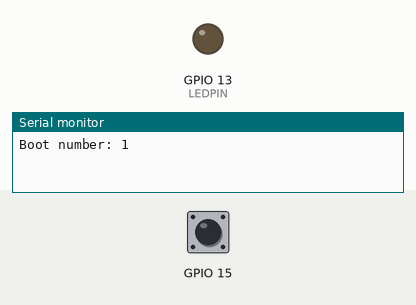
Simulated run of this sketch. Board: ESP32. Shown: output pins drawn as LEDs (lit = HIGH), the last lines printed to the serial monitor. The inputs (shaded band) are chosen by the test bench; at power-on: GPIO 15 HIGH. WiFi joins after 1.5 s; servers stay silent unless stated; I2S audio is not simulated (input reads silence); storage starts empty; no MQTT or app messages arrive unless stated. At 10.0 s the program puts the board to deep sleep or switches it off; the recording ends there.

Above: at 0.0 s.
At 2.1 s:
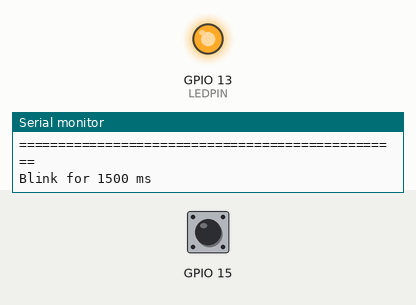
Timing chart, 0 to 7.0 s (numbered marks = the images above):
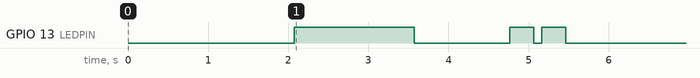

The sketch:

audio_processing.ino
```cpp
#include "wav_header.h"
#include <PubSubClient.h>
#include <WiFi.h>
#include <driver/i2s.h>
#include <SPIFFS.h>
#include "esp_eap_client.h"

#define I2S_WS 25
#define I2S_SD 32
#define I2S_SCK 33
#define I2S_PORT I2S_NUM_0
#define I2S_SAMPLE_RATE   16000
#define I2S_SAMPLE_BITS   16
#define I2S_READ_LEN      16 * 1024
#define RECORD_TIME       1 //Seconds
#define I2S_CHANNEL_NUM   1
#define FLASH_RECORD_SIZE (I2S_CHANNEL_NUM * I2S_SAMPLE_RATE * I2S_SAMPLE_BITS / 8 * RECORD_TIME)

#define uS_TO_S_FACTOR 1000000ULL /* Conversion factor for micro seconds to seconds */
#define TIME_TO_SLEEP  30

#define LEDPIN 13
#define SOUNDPIN GPIO_NUM_4 // for KY-038

RTC_DATA_ATTR int bootCount = 0;

const char* ssid = "JQ"; // Change this
const char* password = "sybellaaa"; // Change this

WiFiClient espClient;
PubSubClient client(espClient);

const char* mqtt_server = "172.20.10.8"; // Change this
const char* mqtt_topic = "voice/wav";

File file;
const char filename[] = "/recording.wav";

void print_wakeup_reason() {
  esp_sleep_wakeup_cause_t wakeup_reason;

  wakeup_reason = esp_sleep_get_wakeup_cause();

  switch (wakeup_reason) {
    case ESP_SLEEP_WAKEUP_EXT0:     Serial.println("Wakeup caused by external signal using RTC_IO"); break;
    case ESP_SLEEP_WAKEUP_EXT1:     Serial.println("Woken up by sound sensor"); break;
    case ESP_SLEEP_WAKEUP_TIMER:    Serial.println("Woken up by timer"); break;
    case ESP_SLEEP_WAKEUP_TOUCHPAD: Serial.println("Woken up by touch"); break;
    case ESP_SLEEP_WAKEUP_ULP:      Serial.println("Wakeup caused by ULP program"); break;
    default:                        Serial.printf("Wakeup was not caused by deep sleep: %d\n", wakeup_reason); break;
  }
}

void setup() {
  // put your setup code here, to run once:
  Serial.begin(115200);
  pinMode(LEDPIN, OUTPUT);

  ++bootCount;
  Serial.println("Boot number: " + String(bootCount));
  print_wakeup_reason();

  SPIFFSInit();
  i2sInit();
  i2s_adc();

  // Connect to wifi
  if (WiFi.status() != WL_CONNECTED) {
    setup_wifi();
  }

  // Connect to MQTT Server
  connect_mqtt();

  // Send recording to MQTT Server
  send_wav_to_mqtt();

  // Deep sleep
  Serial.println("Going to sleep now");

  // Wake up by time
  esp_sleep_enable_timer_wakeup(TIME_TO_SLEEP * uS_TO_S_FACTOR);
  Serial.println("Setup ESP32 to sleep for every " + String(TIME_TO_SLEEP) + " Seconds");

  // Wake up by touch
  touchAttachInterrupt(T3, touch_isr_handler, 50);
  esp_sleep_enable_touchpad_wakeup();

  // Wake up by sound
  pinMode(SOUNDPIN, INPUT);
  esp_sleep_enable_ext1_wakeup(1ULL << SOUNDPIN, ESP_EXT1_WAKEUP_ANY_HIGH);

  Serial.flush();
  esp_deep_sleep_start();
}

void loop() {
}

void setup_wifi() {
  WiFi.mode(WIFI_STA);

  Serial.println();
  Serial.print("Connecting to Wifi: ");
  Serial.println(ssid);

  int connectTries = 0;

  WiFi.begin(ssid, password);
  while (WiFi.status() != WL_CONNECTED) {
    connectTries++;
    delay(500);
    Serial.print(".");
    if (connectTries == 60) {
      Serial.println("Wifi connection failed, rebooting...");
      ESP.restart();
    }
  }

  Serial.println("");
  Serial.println("WiFi connected");
  Serial.println("IP address: ");
  Serial.println(WiFi.localIP());
}

void touch_isr_handler() {
  Serial.println("Touch");
}

void connect_mqtt() {
  Serial.print("Connecting to MQTT: ");
  Serial.println(mqtt_server);
  client.setServer(mqtt_server, 1883);
  while (client.connect(mqtt_server) == false) {
    delay(500);
    Serial.print(".");
  }
  Serial.println("");
  Serial.println("Connected to mqtt server");
}

void light(int time) {
  Serial.print("Blink for ");
  Serial.print(time);
  Serial.print(" ");
  Serial.println("ms");
  digitalWrite(LEDPIN, HIGH);  // turn the LED on (HIGH is the voltage level)
  delay(time);                      // wait for a second
  digitalWrite(LEDPIN, LOW);   // turn the LED off by making the voltage LOW
  delay(100);
}

void SPIFFSInit() {
  if(!SPIFFS.begin(true)) {
    Serial.println("SPIFFS initialisation failed!");
    while(1) yield();
  }

  SPIFFS.remove(filename);
  file = SPIFFS.open(filename, FILE_WRITE);
  if(!file){
    Serial.println("File is not available!");
  }

  byte header[headerSize];
  wavHeader(header, FLASH_RECORD_SIZE);

  file.write(header, headerSize);
  listSPIFFS();
}

void i2sInit() {
  i2s_config_t i2s_config = {
    .mode = (i2s_mode_t)(I2S_MODE_MASTER | I2S_MODE_RX),
    .sample_rate = I2S_SAMPLE_RATE,
    .bits_per_sample = i2s_bits_per_sample_t(I2S_SAMPLE_BITS),
    .channel_format = I2S_CHANNEL_FMT_ONLY_LEFT,
    .communication_format = i2s_comm_format_t(I2S_COMM_FORMAT_I2S | I2S_COMM_FORMAT_I2S_MSB),
    .intr_alloc_flags = 0,
    .dma_buf_count = 64,
    .dma_buf_len = 1024,
    .use_apll = 1
  };

  i2s_driver_install(I2S_PORT, &i2s_config, 0, NULL);

  const i2s_pin_config_t pin_config = {
    .bck_io_num = I2S_SCK,
    .ws_io_num = I2S_WS,
    .data_out_num = -1,
    .data_in_num = I2S_SD
  };

  i2s_set_pin(I2S_PORT, &pin_config);
}


void i2s_adc_data_scale(uint8_t * d_buff, uint8_t* s_buff, uint32_t len) {
    uint32_t j = 0;
    uint32_t dac_value = 0;
    for (int i = 0; i < len; i += 2) {
        dac_value = ((((uint16_t) (s_buff[i + 1] & 0xf) << 8) | ((s_buff[i + 0]))));
        d_buff[j++] = 0;
        d_buff[j++] = dac_value * 256 / 2048;
    }
}

void i2s_adc() {

    int i2s_read_len = I2S_READ_LEN;
    int flash_wr_size = 0;
    size_t bytes_read;

    char* i2s_read_buff = (char*) calloc(i2s_read_len, sizeof(char));
    uint8_t* flash_write_buff = (uint8_t*) calloc(i2s_read_len, sizeof(char));

    i2s_read(I2S_PORT, (void*) i2s_read_buff, i2s_read_len, &bytes_read, portMAX_DELAY);
    i2s_read(I2S_PORT, (void*) i2s_read_buff, i2s_read_len, &bytes_read, portMAX_DELAY);

    light(1500);
    Serial.println(" *** Recording Start *** ");
    while (flash_wr_size < FLASH_RECORD_SIZE) {
        //read data from I2S bus, in this case, from ADC.
        i2s_read(I2S_PORT, (void*) i2s_read_buff, i2s_read_len, &bytes_read, portMAX_DELAY);
        //save original data from I2S(ADC) into flash.
        i2s_adc_data_scale(flash_write_buff, (uint8_t*)i2s_read_buff, i2s_read_len);
        file.write((const byte*) flash_write_buff, i2s_read_len);
        flash_wr_size += i2s_read_len;
        printf("Sound recording %u%%\n", flash_wr_size * 100 / FLASH_RECORD_SIZE);
        printf("Never Used Stack Size: %u\n", uxTaskGetStackHighWaterMark(NULL));
    }
    light(300);
    light(300);
    file.close();
    free(i2s_read_buff);
    i2s_read_buff = NULL;
    free(flash_write_buff);
    flash_write_buff = NULL;

    listSPIFFS();
}

void listSPIFFS(void) {
  Serial.println(F("\r\nListing SPIFFS files:"));
  static const char line[] PROGMEM =  "=================================================";

  Serial.println(FPSTR(line));
  Serial.println(F("  File name                              Size"));
  Serial.println(FPSTR(line));

  fs::File root = SPIFFS.open("/");
  if (!root) {
    Serial.println(F("Failed to open directory"));
    return;
  }
  if (!root.isDirectory()) {
    Serial.println(F("Not a directory"));
    return;
  }

  fs::File file = root.openNextFile();
  while (file) {

    if (file.isDirectory()) {
      Serial.print("DIR : ");
      String fileName = file.name();
      Serial.print(fileName);
    } else {
      String fileName = file.name();
      Serial.print("  " + fileName);
      // File path can be 31 characters maximum in SPIFFS
      int spaces = 33 - fileName.length(); // Tabulate nicely
      if (spaces < 1) spaces = 1;
      while (spaces--) Serial.print(" ");
      String fileSize = (String) file.size();
      spaces = 10 - fileSize.length(); // Tabulate nicely
      if (spaces < 1) spaces = 1;
      while (spaces--) Serial.print(" ");
      Serial.println(fileSize + " bytes");
    }

    file = root.openNextFile();
  }

  Serial.println(FPSTR(line));
  Serial.println();
  delay(1000);
}

void send_wav_to_mqtt() {
  File file = SPIFFS.open(filename, "r");
  if (!file) {
    Serial.println("Failed to open file for reading");
    return;
  }

  size_t fileSize = file.size();
  Serial.println(fileSize);

  // Chunk size
  const size_t chunkSize = 64;
  size_t bytesRead;
  byte buffer[chunkSize];
  Serial.println("Sending chunks over");

  while ((bytesRead = file.read(buffer, chunkSize)) > 0) {
    if (client.connected()) {
      client.publish(mqtt_topic, (const uint8_t*)buffer, bytesRead);
      Serial.printf("Published %d bytes\n", bytesRead);
    }
  }

  file.close();
  Serial.println("File sent over to MQTT");

  if (esp_sleep_get_wakeup_cause() == ESP_SLEEP_WAKEUP_EXT1) {
    String message = "check crying";
    client.publish("voice/stop", message.c_str());
  } else if (esp_sleep_get_wakeup_cause() == ESP_SLEEP_WAKEUP_TOUCHPAD) {
    String message = "check voice command";
    client.publish("voice/stop", message.c_str());
  } else {
    String message = "check crying";
    client.publish("voice/stop", message.c_str());
  }

  listSPIFFS();
}
```

wav_header.h
```cpp
const int headerSize = 44;

void wavHeader(byte* header, int wavSize) {
  header[0] = 'R';
  header[1] = 'I';
  header[2] = 'F';
  header[3] = 'F';
  unsigned int fileSize = wavSize + headerSize - 8;
  header[4] = (byte)(fileSize & 0xFF);
  header[5] = (byte)((fileSize >> 8) & 0xFF);
  header[6] = (byte)((fileSize >> 16) & 0xFF);
  header[7] = (byte)((fileSize >> 24) & 0xFF);
  header[8] = 'W';
  header[9] = 'A';
  header[10] = 'V';
  header[11] = 'E';
  header[12] = 'f';
  header[13] = 'm';
  header[14] = 't';
  header[15] = ' ';
  header[16] = 0x10;
  header[17] = 0x00;
  header[18] = 0x00;
  header[19] = 0x00;
  header[20] = 0x01;
  header[21] = 0x00;
  header[22] = 0x01;
  header[23] = 0x00;
  header[24] = 0x80;
  header[25] = 0x3E;
  header[26] = 0x00;
  header[27] = 0x00;
  header[28] = 0x00;
  header[29] = 0x7D;
  header[30] = 0x00;
  header[31] = 0x00;
  header[32] = 0x02;
  header[33] = 0x00;
  header[34] = 0x10;
  header[35] = 0x00;
  header[36] = 'd';
  header[37] = 'a';
  header[38] = 't';
  header[39] = 'a';
  header[40] = (byte)(wavSize & 0xFF);
  header[41] = (byte)((wavSize >> 8) & 0xFF);
  header[42] = (byte)((wavSize >> 16) & 0xFF);
  header[43] = (byte)((wavSize >> 24) & 0xFF);
}
```

Measured:
- by itself, GPIO 13 (LEDPIN): goes HIGH 1.5 s, LOW 1.2 s, HIGH 0.30 s, LOW 0.10 s, HIGH 0.30 s, then LOW
